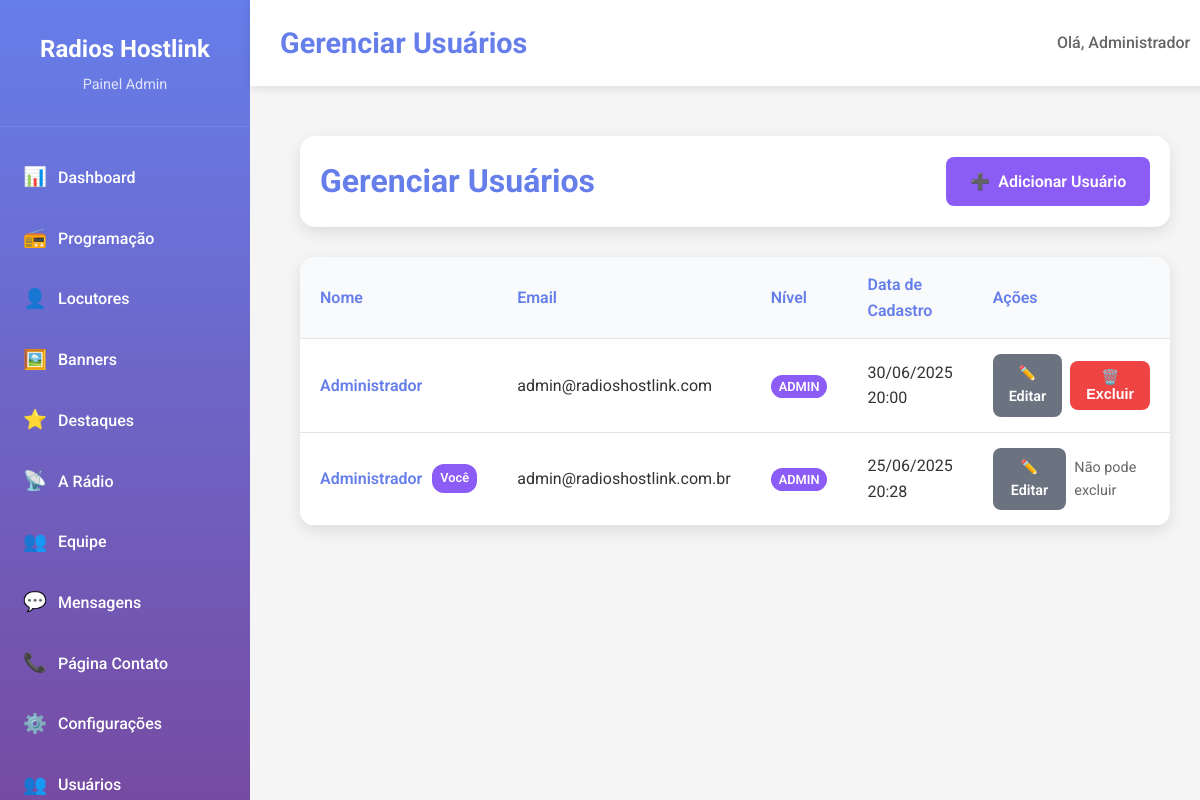
/admin/usuarios (signed in), run on the app's committed database.
### app.py (models this page shows)
class Configuracao(db.Model):
    id = db.Column(db.Integer, primary_key=True)
    chave = db.Column(db.String(100), nullable=False)
    valor = db.Column(db.Text)
    criado_em = db.Column(db.DateTime, default=datetime.utcnow)

class Usuario(UserMixin, db.Model):
    id = db.Column(db.Integer, primary_key=True)
    nome = db.Column(db.String(100), nullable=False)
    email = db.Column(db.String(100), unique=True, nullable=False)
    senha = db.Column(db.String(255), nullable=False)
    nivel = db.Column(db.String(20), default='admin')
    criado_em = db.Column(db.DateTime, default=datetime.utcnow)

### app.py (the view)
@app.route('/admin/usuarios')
@login_required
def admin_usuarios():
    config = get_site_config()
    usuarios = Usuario.query.order_by(Usuario.criado_em.desc()).all()
    return render_template('admin/usuarios.html', config=config, usuarios=usuarios)

### app.py (called while the page is built)
@login_manager.user_loader
def load_user(user_id):
    return Usuario.query.get(int(user_id))

### templates/admin/usuarios.html (shortened to what this page needs)
{% extends "admin/base.html" %}
{% block page_title %}Gerenciar Usuários{% endblock %}
{% block content %}
<div class="usuarios-admin">
    <div class="page-header">
        <h1>Gerenciar Usuários</h1>
        <a href="{{ url_for('admin_usuarios_adicionar') }}" class="btn btn-primary">
            <span>➕</span> Adicionar Usuário
        </a>
    </div>
    {% if usuarios %}
    <div class="usuarios-table">
        <table>
            <thead>
                <tr>
                    <th>Nome</th>
                    <th>Email</th>
                    <th>Nível</th>
                    <th>Data de Cadastro</th>
                    <th>Ações</th>
                </tr>
            </thead>
            <tbody>
                {% for usuario in usuarios %}
                <tr>
                    <td>
                        <div class="usuario-info">
                            <span class="usuario-nome">{{ usuario.nome }}</span>
                            {% if usuario.id == current_user.id %}
                            <span class="badge badge-primary">Você</span>
                            {% endif %}
                        </div>
                    </td>
                    <td>{{ usuario.email }}</td>
                    <td>
                        <span class="badge badge-{{ 'primary' if usuario.nivel == 'admin' else 'secondary' }}">
                            {{ usuario.nivel.upper() }}
                        </span>
                    </td>
                    <td>{{ usuario.criado_em.strftime('%d/%m/%Y %H:%M') }}</td>
                    <td>
                        <div class="usuario-acoes">
                            <a href="{{ url_for('admin_usuarios_editar', id=usuario.id) }}" class="btn btn-small btn-secondary">
                                ✏️ Editar
                            </a>
                            {% if usuario.id != current_user.id %}
                            <form method="POST" action="{{ url_for('admin_usuarios_excluir', id=usuario.id) }}" style="display: inline;" onsubmit="return confirm('Tem certeza que deseja excluir este usuário?')">
                                <button type="submit" class="btn btn-small btn-danger">
                                    🗑️ Excluir
                                </button>
                            </form>
                            {% else %}
                            <span class="text-muted">Não pode excluir</span>
                            {% endif %}
                        </div>
                    </td>
                </tr>
                {% endfor %}
            </tbody>
        </table>
    </div>
    {% endif %}
</div>
{% endblock %}

### templates/admin/base.html (shortened to what this page needs)
<!DOCTYPE html>
<html lang="pt-br">
<head>
    <link rel="stylesheet" href="{{ url_for('static', filename='css/admin.css') }}">
</head>
<body class="admin">
    <aside class="sidebar">
        <div class="sidebar-header">
            <h2>{{ config.nome_site }}</h2>
            <p>Painel Admin</p>
        </div>
        <nav class="sidebar-nav">
            <a href="{{ url_for('admin_dashboard') }}" class="nav-item">
                <span class="nav-icon">📊</span>
                <span class="nav-text">Dashboard</span>
            </a>
            <a href="{{ url_for('admin_programacao') }}" class="nav-item">
                <span class="nav-icon">📻</span>
                <span class="nav-text">Programação</span>
            </a>
            <a href="{{ url_for('admin_locutores') }}" class="nav-item">
                <span class="nav-icon">👤</span>
                <span class="nav-text">Locutores</span>
            </a>
            <a href="{{ url_for('admin_banners') }}" class="nav-item">
                <span class="nav-icon">🖼️</span>
                <span class="nav-text">Banners</span>
            </a>
            <a href="{{ url_for('admin_destaques') }}" class="nav-item">
                <span class="nav-icon">⭐</span>
                <span class="nav-text">Destaques</span>
            </a>
            <a href="{{ url_for('admin_a_radio') }}" class="nav-item">
                <span class="nav-icon">📡</span>
                <span class="nav-text">A Rádio</span>
            </a>
            <a href="{{ url_for('admin_equipe') }}" class="nav-item">
                <span class="nav-icon">👥</span>
                <span class="nav-text">Equipe</span>
            </a>
            <a href="{{ url_for('admin_mensagens') }}" class="nav-item">
                <span class="nav-icon">💬</span>
                <span class="nav-text">Mensagens</span>
            </a>
            <a href="{{ url_for('admin_contato') }}" class="nav-item">
                <span class="nav-icon">📞</span>
                <span class="nav-text">Página Contato</span>
            </a>
            <a href="{{ url_for('admin_configuracoes') }}" class="nav-item">
                <span class="nav-icon">⚙️</span>
                <span class="nav-text">Configurações</span>
            </a>
            <a href="{{ url_for('admin_usuarios') }}" class="nav-item">
                <span class="nav-icon">👥</span>
                <span class="nav-text">Usuários</span>
            </a>
        </nav>
    </aside>
    <main class="main-content">
        <header class="top-bar">
            <div class="top-bar-left">
                <h1>{% block page_title %}Dashboard{% endblock %}</h1>
            </div>
            <div class="top-bar-right">
                <div class="user-info">
                    <span>Olá, {{ current_user.nome }}</span>
                </div>
            </div>
        </header>
        <div class="page-content">
            {% block content %}{% endblock %}
        </div>
    </main>
</body>
</html>

### static/css/admin.css (style rules this page uses)
* { margin: 0; padding: 0; box-sizing: border-box; }
body { font-family: 'Roboto', sans-serif; background-color: #f5f5f5; color: #333; line-height: 1.6; }
.admin { display: flex; min-height: 100vh; }
.sidebar { width: 250px; background: linear-gradient(180deg, #667eea, #764ba2); color: white; display: flex; flex-direction: column; position: fixed; height: 100vh; overflow-y: auto; }
.sidebar-header { padding: 30px 20px; border-bottom: 1px solid rgba(255,255,255,0.1); text-align: center; }
.sidebar-header h2 { font-size: 1.5rem; margin-bottom: 5px; }
.sidebar-header p { opacity: 0.8; font-size: 0.9rem; }
.sidebar-nav { flex: 1; padding: 20px 0; }
.nav-item { display: flex; align-items: center; padding: 15px 20px; color: white; text-decoration: none; transition: background 0.3s ease; border-left: 3px solid transparent; }
.nav-icon { font-size: 1.2rem; margin-right: 15px; width: 20px; text-align: center; }
.nav-text { font-weight: 500; }
.main-content { flex: 1; margin-left: 250px; display: flex; flex-direction: column; }
.top-bar { background: white; padding: 20px 30px; box-shadow: 0 2px 10px rgba(0,0,0,0.1); display: flex; justify-content: space-between; align-items: center; position: sticky; top: 0; z-index: 100; }
.top-bar-left { display: flex; align-items: center; gap: 20px; }
.top-bar-left h1 { color: #667eea; font-size: 1.8rem; }
.user-info { color: #666; font-weight: 500; }
.page-content { flex: 1; padding: 30px; }
.btn { display: inline-flex; align-items: center; gap: 8px; padding: 12px 24px; border: none; border-radius: 8px; font-size: 1rem; font-weight: 600; text-decoration: none; cursor: pointer; transition: all 0.3s ease; text-align: center; }
.btn-primary { background: #8b5cf6; color: white; }
.btn-secondary { background: #6b7280; color: white; }
.btn-danger { background: #ef4444; color: white; }
.btn-small { padding: 8px 16px; font-size: 0.9rem; }
.page-header { display: flex; justify-content: space-between; align-items: center; margin-bottom: 30px; padding: 20px; background: white; border-radius: 15px; box-shadow: 0 5px 15px rgba(0,0,0,0.1); }
.page-header h1 { color: #667eea; font-size: 2rem; margin: 0; }
.usuarios-admin { padding: 20px; }
.usuarios-table { background: white; border-radius: 15px; overflow: hidden; box-shadow: 0 5px 15px rgba(0,0,0,0.1); }
.usuarios-table table { width: 100%; border-collapse: collapse; }
.usuarios-table th, .usuarios-table td { padding: 15px 20px; text-align: left; border-bottom: 1px solid #e1e5e9; }
.usuarios-table th { background: #f8fafc; color: #667eea; font-weight: 600; font-size: 1rem; }
.usuario-info { display: flex; align-items: center; gap: 10px; }
.usuario-nome { font-weight: 600; color: #667eea; }
.badge { padding: 4px 8px; border-radius: 12px; font-size: 0.8rem; font-weight: 600; }
.badge-primary { background: #8b5cf6; color: white; }
.usuario-acoes { display: flex; gap: 8px; align-items: center; }
.text-muted { color: #666; font-size: 0.9rem; }

### data on the page
Configuracao: nome_site "Radios Hostlink"
Usuario: nome "Administrador", shows "Você", email "admin@radioshostlink.com.br", nivel "ADMIN", criado_em "25/06/2025 20:28", shows "Não pode excluir"
Usuario: nome "Administrador", email "admin@radioshostlink.com", nivel "ADMIN", criado_em "30/06/2025 20:00"
